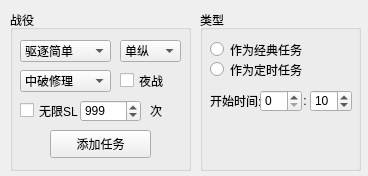
<?xml version="1.0" encoding="UTF-8"?>
<ui version="4.0">
 <class>Frame_add_campaign</class>
 <widget class="QMainWindow" name="Frame_add_campaign">
  <property name="geometry">
   <rect>
    <x>0</x>
    <y>0</y>
    <width>368</width>
    <height>176</height>
   </rect>
  </property>
  <property name="windowTitle">
   <string>战役设置</string>
  </property>
  <property name="windowIcon">
   <iconset>
    <normaloff>icon/icon.png</normaloff>icon/icon.png</iconset>
  </property>
  <widget class="QWidget" name="centralwidget">
   <widget class="QGroupBox" name="groupBox_5">
    <property name="geometry">
     <rect>
      <x>10</x>
      <y>10</y>
      <width>181</width>
      <height>161</height>
     </rect>
    </property>
    <property name="title">
     <string>战役</string>
    </property>
    <widget class="QComboBox" name="cb_cm_map">
     <property name="geometry">
      <rect>
       <x>10</x>
       <y>30</y>
       <width>91</width>
       <height>22</height>
      </rect>
     </property>
     <item>
      <property name="text">
       <string>驱逐简单</string>
      </property>
     </item>
     <item>
      <property name="text">
       <string>驱逐困难</string>
      </property>
     </item>
     <item>
      <property name="text">
       <string>巡洋简单</string>
      </property>
     </item>
     <item>
      <property name="text">
       <string>巡洋困难</string>
      </property>
     </item>
     <item>
      <property name="text">
       <string>战列简单</string>
      </property>
     </item>
     <item>
      <property name="text">
       <string>战列困难</string>
      </property>
     </item>
     <item>
      <property name="text">
       <string>航母简单</string>
      </property>
     </item>
     <item>
      <property name="text">
       <string>航母困难</string>
      </property>
     </item>
     <item>
      <property name="text">
       <string>潜艇简单</string>
      </property>
     </item>
     <item>
      <property name="text">
       <string>潜艇困难</string>
      </property>
     </item>
    </widget>
    <widget class="QComboBox" name="cb_cm_repair">
     <property name="geometry">
      <rect>
       <x>10</x>
       <y>60</y>
       <width>91</width>
       <height>22</height>
      </rect>
     </property>
     <item>
      <property name="text">
       <string>中破修理</string>
      </property>
     </item>
     <item>
      <property name="text">
       <string>大破修理</string>
      </property>
     </item>
     <item>
      <property name="text">
       <string>中破停止</string>
      </property>
     </item>
     <item>
      <property name="text">
       <string>大破停止</string>
      </property>
     </item>
    </widget>
    <widget class="QCheckBox" name="cb_cm_night">
     <property name="geometry">
      <rect>
       <x>110</x>
       <y>60</y>
       <width>61</width>
       <height>21</height>
      </rect>
     </property>
     <property name="text">
      <string>夜战</string>
     </property>
    </widget>
    <widget class="QPushButton" name="bt_cm_run">
     <property name="geometry">
      <rect>
       <x>40</x>
       <y>120</y>
       <width>101</width>
       <height>28</height>
      </rect>
     </property>
     <property name="text">
      <string>添加任务</string>
     </property>
    </widget>
    <widget class="QComboBox" name="cb_cm_format">
     <property name="geometry">
      <rect>
       <x>110</x>
       <y>30</y>
       <width>61</width>
       <height>22</height>
      </rect>
     </property>
     <item>
      <property name="text">
       <string>单纵</string>
      </property>
     </item>
     <item>
      <property name="text">
       <string>复纵</string>
      </property>
     </item>
     <item>
      <property name="text">
       <string>轮型</string>
      </property>
     </item>
     <item>
      <property name="text">
       <string>梯形</string>
      </property>
     </item>
     <item>
      <property name="text">
       <string>单横</string>
      </property>
     </item>
    </widget>
    <widget class="QCheckBox" name="cb_sl">
     <property name="geometry">
      <rect>
       <x>10</x>
       <y>90</y>
       <width>61</width>
       <height>21</height>
      </rect>
     </property>
     <property name="text">
      <string>无限SL</string>
     </property>
    </widget>
    <widget class="QSpinBox" name="ed_times">
     <property name="geometry">
      <rect>
       <x>70</x>
       <y>90</y>
       <width>61</width>
       <height>22</height>
      </rect>
     </property>
     <property name="maximum">
      <number>9999</number>
     </property>
     <property name="value">
      <number>999</number>
     </property>
    </widget>
    <widget class="QLabel" name="label">
     <property name="geometry">
      <rect>
       <x>140</x>
       <y>90</y>
       <width>31</width>
       <height>21</height>
      </rect>
     </property>
     <property name="text">
      <string>次</string>
     </property>
    </widget>
   </widget>
   <widget class="QGroupBox" name="groupBox_6">
    <property name="geometry">
     <rect>
      <x>200</x>
      <y>10</y>
      <width>161</width>
      <height>161</height>
     </rect>
    </property>
    <property name="title">
     <string>类型</string>
    </property>
    <widget class="QRadioButton" name="rb_classical">
     <property name="geometry">
      <rect>
       <x>10</x>
       <y>30</y>
       <width>115</width>
       <height>19</height>
      </rect>
     </property>
     <property name="text">
      <string>作为经典任务</string>
     </property>
    </widget>
    <widget class="QRadioButton" name="rb_timer">
     <property name="geometry">
      <rect>
       <x>10</x>
       <y>50</y>
       <width>115</width>
       <height>19</height>
      </rect>
     </property>
     <property name="text">
      <string>作为定时任务</string>
     </property>
    </widget>
    <widget class="QLabel" name="label_2">
     <property name="geometry">
      <rect>
       <x>10</x>
       <y>80</y>
       <width>72</width>
       <height>21</height>
      </rect>
     </property>
     <property name="text">
      <string>开始时间:</string>
     </property>
    </widget>
    <widget class="QSpinBox" name="te_time_hour">
     <property name="geometry">
      <rect>
       <x>60</x>
       <y>80</y>
       <width>42</width>
       <height>22</height>
      </rect>
     </property>
     <property name="maximum">
      <number>23</number>
     </property>
    </widget>
    <widget class="QLabel" name="label_13">
     <property name="geometry">
      <rect>
       <x>100</x>
       <y>80</y>
       <width>16</width>
       <height>21</height>
      </rect>
     </property>
     <property name="text">
      <string> :</string>
     </property>
    </widget>
    <widget class="QSpinBox" name="te_time_minute">
     <property name="geometry">
      <rect>
       <x>110</x>
       <y>80</y>
       <width>42</width>
       <height>22</height>
      </rect>
     </property>
     <property name="maximum">
      <number>59</number>
     </property>
     <property name="value">
      <number>10</number>
     </property>
    </widget>
   </widget>
  </widget>
 </widget>
 <resources/>
 <connections/>
</ui>
